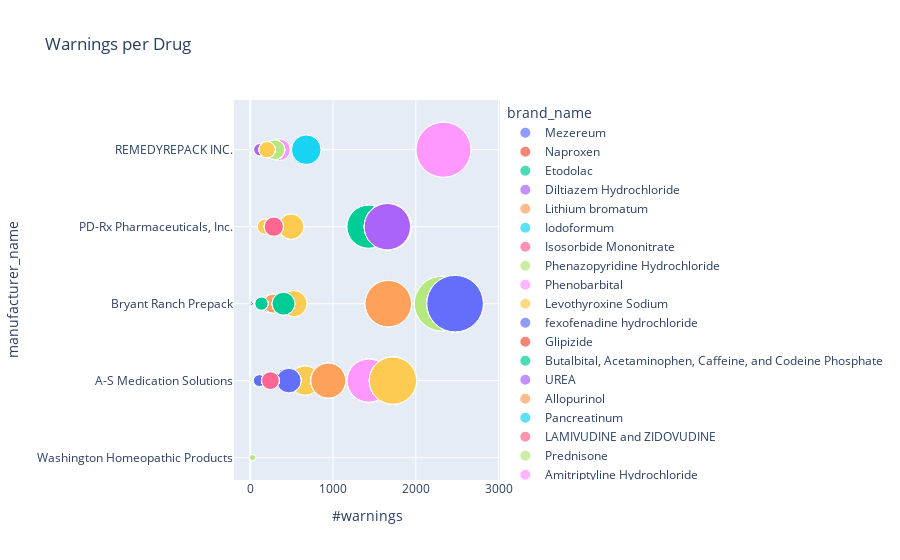

Notebook cell for this chart:
### Code cell
print("In this we are visualizing the top 5 manufacturer_name in which there is a more number of unique brand_names and") 
print("the word count of the warning for each drug which is manufactured")
scatterplot = px.scatter(
    data_frame=dg_2,
    x="#warnings",
    y="manufacturer_name",
    color="brand_name",                                          # differentiate markers by size
    size = '#warnings',
    size_max=40,                                        # set maximum marker size
    title = "Warnings per Drug"
    #     symbol="brand_name"
)

pio.show(scatterplot)
